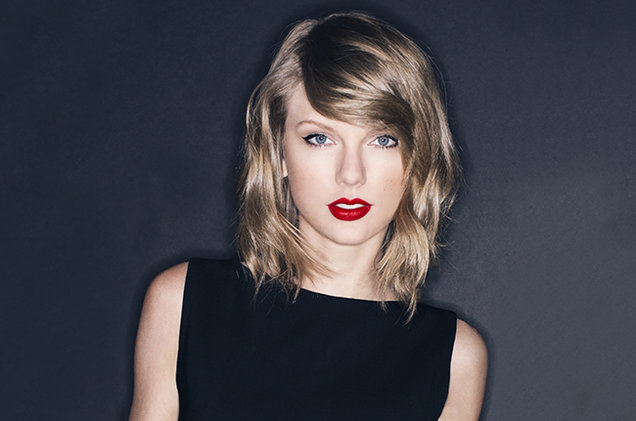
#> input picture taylor_swift.jpg, 636 x 421 px
$ python fifth.py
#> lines starting #> are read from the running program, lines starting #| are printed output that depends on the picture
#unpack list or tuples
#date refers to December 23,2015
#name refers to Bread Gloves
#price refers to 8.51
date,name,price = ["December 23, 2015","Bread Gloves", 8.51]
print(price)

def drop_first_last(grades):
    #*middle is including all grades except first and last
    first,*middle,last = grades
    avg = sum(middle)/len(middle)
    print(avg)

#76,98 and 54 are in middle which is *middle
drop_first_last([65,76,98,54,21])
drop_first_last([65,76,98,100,21,93,54,21])


#zip function
first = ["Mary","Tom","Taylor"]
last = ["Chew","Hanks","Swift"]

#tie both first and last together and store it into names
names = zip(first,last)

for a,b in names:
    print(a,b)


#lambda
answer = lambda x: x*7

#to pass the number 5 to x using lambda
print(answer(5))


#min,max and sorting dictionaries
stocks = {
    "GOOG" : 520.54,
    "FB" : 76.45,
    "YHOO" : 39.28,
    "AMZN" : 306.21,
    "AAPL" : 99.76
}

#find the minimum value
print(min(zip(stocks.values(),stocks.keys())))

#find the maximum value
print(max(zip(stocks.values(),stocks.keys())))

#sort out the entire dictionary
print(sorted(zip(stocks.values(),stocks.keys())))


#Pillow, cropping image
from PIL import Image

img = Image.open("taylor_swift.jpg")
#> img is the input picture: PIL image 636x421 RGB; mean R, G, B 65.3, 65.2, 72.6
#based on coordinates
#x0,y0,x1,y1
area = (100,100,500,500)
cropped_img = img.crop(area)
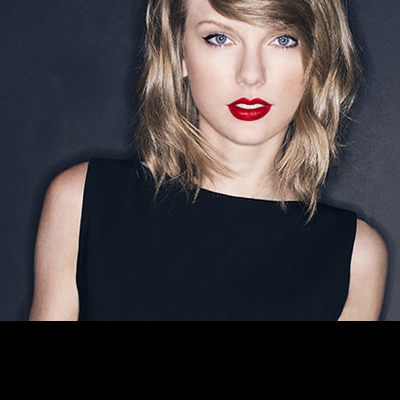
#> cropped_img: PIL image 400x400 RGB; mean R, G, B 66.5, 61.8, 64.4
print(img.size)
#| (636, 421)
print(img.format)
#| JPEG

#create a temporary image file
cropped_img.show()


#combine images together
taylor = Image.open("taylor_swift.jpg")
heart = Image.open("heart.png")
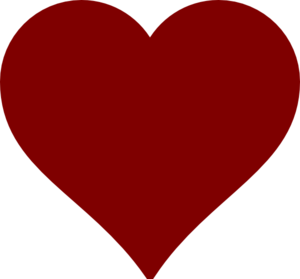
#> input picture heart.png, 300 x 279 px
#> heart is the input picture: PIL image 300x279 RGBA; mean R, G, B, A 86.9, 0, 0, 169.8

#make sure the image to be pasted is the same size to prevent off the taylor image
area = (0,0,300,279)
taylor.paste(heart,area)
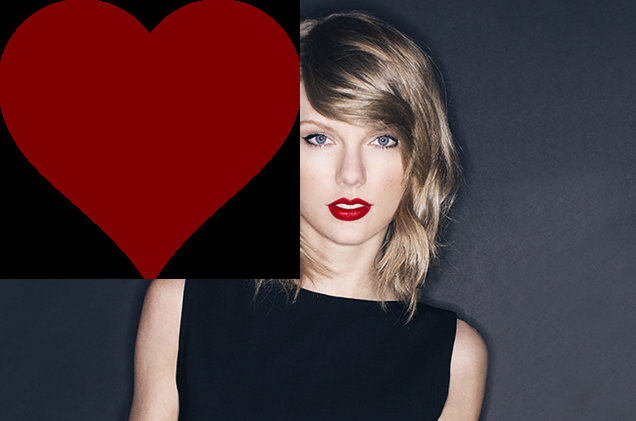
#> taylor: PIL image 636x421 RGB; mean R, G, B 77.7, 49.2, 53.7
taylor.show()
